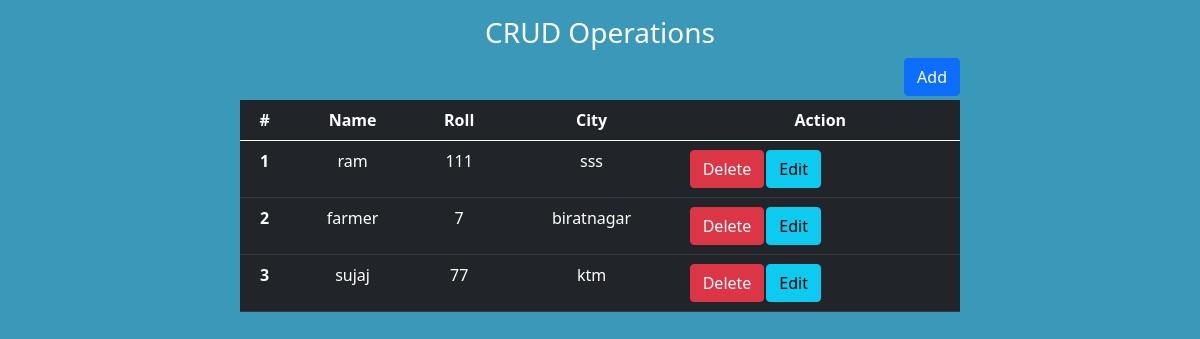
Before: / with the older database file.
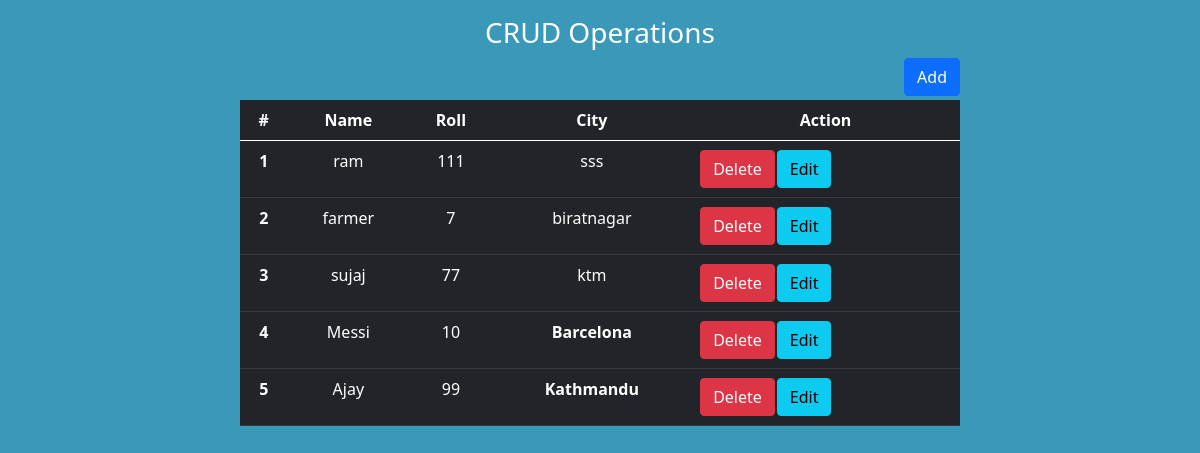
After: the same page with the newer database file.
### crudapp/models.py (models this page shows)
class Student(models.Model):
    name=models.CharField(max_length=60)
    roll=models.IntegerField()
    city = RichTextField(blank= True, null = True)

### crudapp/views.py (the view)
# urls.py: 2. Add a URL to urlpatterns:  path('', Home.as_view(), name='home')
class Home(View):
    def get(self, request):
        stu_data = Student.objects.all()
        return render(request, 'core/home.html', {'studata': stu_data})

### crudapp/templates/core/home.html (shortened to what this page needs)
{% extends 'core/base.html' %}
{% block main_content  %}
<section class="container">
    <div class="row justify-content-around mt-3 text-center text-white">
        <div class="col-sm-8 ">
            <h3>CRUD  Operations</h3>
    </div>
    <div class="row justify-content-around ">
        <div class="col-sm-8 ">
         <a href="{% url 'add-student' %}" class="btn btn-primary float-end">Add</a>
    </div>
    </div>
    <div class="row justify-content-around mt-1 text-white">
        <div class="col-sm-8 ">
            <table class="table table-dark table-hover">
                    <thead>
                        <tr>
                        <th scope="col">#</th>
                        <th scope="col">Name</th>
                        <th scope="col">Roll</th>
                        <th scope="col">City</th>
                        <th scope="col">Action</th>
                        </tr>
                    </thead>
                    <tbody>
                        {% for stud in studata %}
                        <tr>
                        <th scope="row">{{forloop.counter}}</th>
                        <td>{{stud.name}}</td>
                        <td>{{stud.roll}}</td>
                        <td>{{stud.city |safe }}</td>
                        <td class="aline-inline">
                            <table>
                                <tr>
                                    <td>
                                        <form action="{% url 'delete-student' %}" method ="POST">
                                            <input type="submit" value="Delete" class= "btn btn-danger"/>
                                        </form>
                                    </td>
                                    <td>
                                        <form action="{% url 'edit-student' stud.id %}" method ="POST">
                                            <input type="submit" value="Edit" class= "btn btn-info"/>
                                        </form>
                                    </td>
                                </tr>
                            </table>
                        </tr>
                        {% endfor%}
                    </tbody>
              </table>
    </div>
</section>
{% endblock main_content %}

### crudapp/templates/core/base.html (shortened to what this page needs)
<!doctype html>
<html lang="en">
  <head>
    {% load static %}
    <link href="https://cdn.jsdelivr.net/npm/bootstrap@5.0.2/dist/css/bootstrap.min.css" rel="stylesheet">
    <link rel= "stylesheet" href="{% static 'css/base.css' %}">
  </head>
  <body>
   {% block main_content  %}{% endblock main_content %}
  </body>
</html>

### crudapp/static/css/base.css (style rules this page uses)
body { background-color:#3A98B9; }

Changed rows visible on the page:
added Student: name "Messi", roll "10", city "Barcelona"
added Student: name "Ajay", roll "99", city "Kathmandu"
